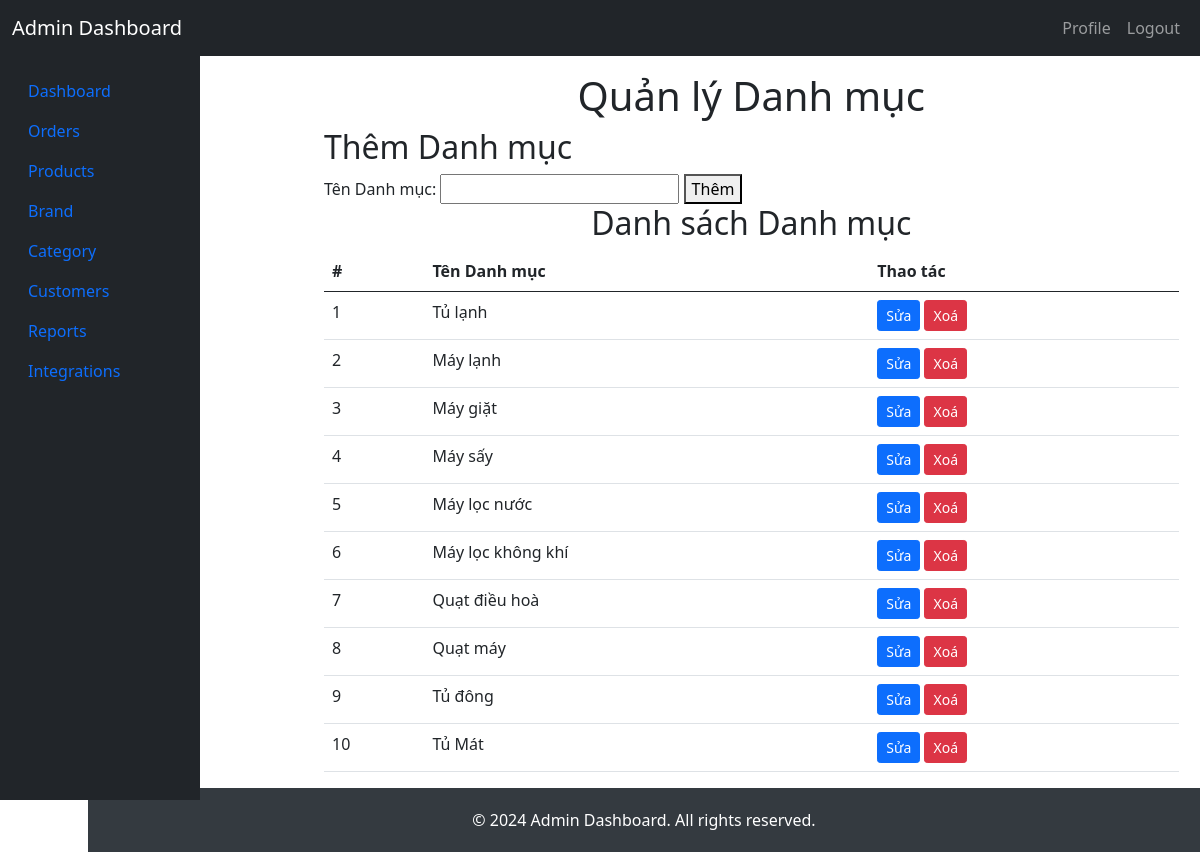
The page /Source/Admin/Category_view.php on the database its author committed.
### tables this page shows
CREATE TABLE `category` (
  `category_id` int(11) NOT NULL,
  `category_name` varchar(100) DEFAULT NULL
);

### Source/Admin/Category_view.php (the view, shortened to what this page needs)
<?php
try {
    $pdo = new PDO("mysql:host=localhost;dbname=ql_cuahangdienmay", "root", "");
    $pdo->setAttribute(PDO::ATTR_ERRMODE, PDO::ERRMODE_EXCEPTION);
} catch (PDOException $e) {
    die("Kết nối đến cơ sở dữ liệu thất bại: " . $e->getMessage());
}
?>
<!DOCTYPE html>
<html lang="en">
<head>
    <link href="https://cdn.jsdelivr.net/npm/bootstrap@5.0.2/dist/css/bootstrap.min.css" rel="stylesheet"
>
</head>
<body>
    <nav class="navbar navbar-expand-lg navbar-dark bg-dark fixed-top">
        <div class="container-fluid">
            <a class="navbar-brand" href="#">Admin Dashboard</a>
            <div class="collapse navbar-collapse" id="navbarNav">
                <ul class="navbar-nav ms-auto">
                    <li class="nav-item">
                        <a class="nav-link" href="customer_info.php">Profile</a>
                    </li>
                    <li class="nav-item">
                        <a class="nav-link" href="../Logout.php">Logout</a>
                    </li>
                </ul>
            </div>
        </div>
    </nav>
    <div class="container-fluid main-content">
        <div class="row">
            <nav id="sidebar" class="col-md-2 col-lg-2 d-md-block bg-dark sidebar fixed-left">
                <div class="position-sticky">
                    <ul class="nav flex-column">
                        <li class="nav-item">
                            <a class="nav-link active" href="#">Dashboard</a>
                        </li>
                        <li class="nav-item">
                            <a class="nav-link" href="order_view.php">Orders</a>
                        </li>
                        <li class="nav-item">
                            <a class="nav-link" href="admin.php">Products</a>
                        </li>
                        <li class="nav-item">
                            <a class="nav-link" href="brand_view.php">Brand</a>
                        </li>
                        <li class="nav-item">
                            <a class="nav-link" href="category_view.php">Category</a>
                        </li>
                        <li class="nav-item">
                            <a class="nav-link" href="customer_view.php">Customers</a>
                        </li>
                        <li class="nav-item">
                            <a class="nav-link" href="#">Reports</a>
                        </li>
                        <li class="nav-item">
                            <a class="nav-link" href="#">Integrations</a>
                        </li>
                    </ul>
                </div>
            </nav>
            <div class="col-md-10 col-lg-10">
                <div class="container mt-3" style="margin-left:200px">
                    <div class="row">
                        <div class="col">
                            <h1 class="text-center">Quản lý Danh mục</h1>
                            <h2>Thêm Danh mục</h2>
                            <form action="<?php echo $_SERVER['PHP_SELF']; ?>" method="post">
                                <label for="category_name">Tên Danh mục:</label>
                                <input type="text" id="category_name" name="category_name" required>
                                <button type="submit">Thêm</button>
                            </form>
                            <h2 class="text-center">Danh sách Danh mục</h2>
                            <table class="table">
                                <thead>
                                    <tr>
                                        <th scope="col">#</th>
                                        <th scope="col">Tên Danh mục</th>
                                        <th scope="col">Thao tác</th>
                                    </tr>
                                </thead>
                                <tbody>
                                    <?php
                                    $sql = "SELECT * FROM category";
                                    $stmt = $pdo->query($sql);
                                    $categories = $stmt->fetchAll(PDO::FETCH_ASSOC);
                                    if (count($categories) > 0) {
                                        foreach ($categories as $key => $category) {
                                            echo "<tr>";
                                            echo "<td>" . ($key + 1) . "</td>";
                                            echo "<td>{$category['category_name']}</td>";
                                            echo "<td>
                        <a href='?edit={$category['category_id']}' class='btn btn-primary btn-sm'>Sửa</a>
                        <a href='?delete={$category['category_id']}' class='btn btn-danger btn-sm' onclick='return confirm(\"Bạn có chắc chắn muốn xoá?\")'>Xoá</a>
                      </td>";
                                            echo "</tr>";
                                        }
                                    } else {
                                        echo "<tr><td colspan='3'>Không có danh mục nào.</td></tr>";
                                    }
                                    ?>
                                </tbody>
                            </table>
                        </div>
                    </div>
                </div>
            </div>
            <footer>
                <div class="container text-center">
                    &copy; 2024 Admin Dashboard. All rights reserved.
                </div>
            </footer>
</body>
</html>

### Source/Admin/Category_view.php (style rules this page uses)
.main-content { min-height: calc(100vh - 56px); padding-top: 56px; }
.sidebar { height: calc(100vh - 56px); overflow-y: auto; }
footer { background-color: #343a40; color: white; padding: 20px 0; bottom: 0; width: 100%; }
.sidebar.fixed-left { position: fixed; top: 56px; bottom: 0; left: 0; z-index: 1030; overflow-y: auto; }
.fixed-left { position: fixed; top: 56px; bottom: 0; left: 0; z-index: 1030; overflow-y: auto; padding-top: 15px; }
.main-content { padding-left: 100px; }

### rows shown on the page
category: category_name "Tủ lạnh"
category: category_name "Máy lạnh"
category: category_name "Máy giặt"
category: category_name "Máy sấy"
category: category_name "Máy lọc nước"
category: category_name "Máy lọc không khí"
category: category_name "Quạt điều hoà"
category: category_name "Quạt máy"
category: category_name "Tủ đông"
category: category_name "Tủ Mát"
